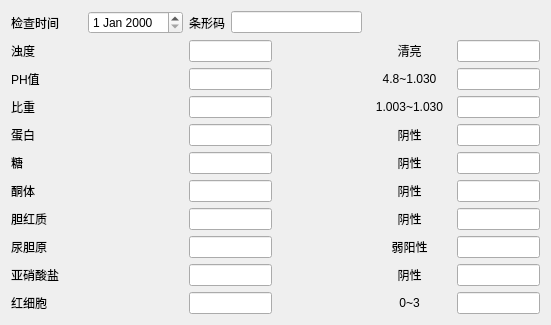
        <widget class="QWidget" name="widget_ncg" native="true">
         <layout class="QVBoxLayout" name="verticalLayout_4">
          <item>
           <layout class="QGridLayout" name="gridLayout_8" rowstretch="1,1,1,1,1,1,1,1,1,1,1" columnstretch="1,1,1,1,1,1" rowminimumheight="1,1,1,1,1,1,1,1,1,1,1">
            <item row="7" column="4">
             <widget class="QLabel" name="label_175">
              <property name="text">
               <string>阴性</string>
              </property>
              <property name="alignment">
               <set>Qt::AlignCenter</set>
              </property>
             </widget>
            </item>
            <item row="2" column="4">
             <widget class="QLabel" name="label_119">
              <property name="text">
               <string>4.8~1.030</string>
              </property>
              <property name="alignment">
               <set>Qt::AlignCenter</set>
              </property>
             </widget>
            </item>
            <item row="5" column="2">
             <widget class="QLineEdit" name="lineEdit_72"/>
            </item>
            <item row="3" column="0">
             <widget class="QLabel" name="label_144">
              <property name="text">
               <string>比重</string>
              </property>
              <property name="alignment">
               <set>Qt::AlignLeading|Qt::AlignLeft|Qt::AlignVCenter</set>
              </property>
             </widget>
            </item>
            <item row="4" column="0">
             <widget class="QLabel" name="label_174">
              <property name="text">
               <string>蛋白</string>
              </property>
              <property name="alignment">
               <set>Qt::AlignLeading|Qt::AlignLeft|Qt::AlignVCenter</set>
              </property>
             </widget>
            </item>
            <item row="4" column="5">
             <widget class="QLineEdit" name="lineEdit_54"/>
            </item>
            <item row="2" column="2">
             <widget class="QLineEdit" name="lineEdit_75"/>
            </item>
            <item row="0" column="2" colspan="2">
             <layout class="QHBoxLayout" name="horizontalLayout_4">
              <item>
               <widget class="QLabel" name="label_181">
                <property name="text">
                 <string>条形码</string>
                </property>
               </widget>
              </item>
              <item>
               <widget class="QLineEdit" name="lineEdit_81"/>
              </item>
             </layout>
            </item>
            <item row="6" column="2">
             <widget class="QLineEdit" name="lineEdit_61"/>
            </item>
            <item row="7" column="5">
             <widget class="QLineEdit" name="lineEdit_80"/>
            </item>
            <item row="7" column="2">
             <widget class="QLineEdit" name="lineEdit_67"/>
            </item>
            <item row="1" column="5">
             <widget class="QLineEdit" name="lineEdit_79"/>
            </item>
            <item row="7" column="0">
             <widget class="QLabel" name="label_176">
              <property name="text">
               <string>胆红质</string>
              </property>
              <property name="alignment">
               <set>Qt::AlignLeading|Qt::AlignLeft|Qt::AlignVCenter</set>
              </property>
             </widget>
            </item>
            <item row="8" column="0">
             <widget class="QLabel" name="label_188">
              <property name="text">
               <string>尿胆原</string>
              </property>
              <property name="alignment">
               <set>Qt::AlignLeading|Qt::AlignLeft|Qt::AlignVCenter</set>
              </property>
             </widget>
            </item>
            <item row="5" column="4">
             <widget class="QLabel" name="label_194">
              <property name="text">
               <string>阴性</string>
              </property>
              <property name="alignment">
               <set>Qt::AlignCenter</set>
              </property>
             </widget>
            </item>
            <item row="4" column="2">
             <widget class="QLineEdit" name="lineEdit_51"/>
            </item>
            <item row="10" column="2">
             <widget class="QLineEdit" name="lineEdit_56"/>
            </item>
            <item row="6" column="4">
             <widget class="QLabel" name="label_182">
              <property name="text">
               <string>阴性</string>
              </property>
              <property name="alignment">
               <set>Qt::AlignCenter</set>
              </property>
             </widget>
            </item>
            <item row="10" column="5">
             <widget class="QLineEdit" name="lineEdit_68"/>
            </item>
            <item row="2" column="5">
             <widget class="QLineEdit" name="lineEdit_66"/>
            </item>
            <item row="1" column="0">
             <widget class="QLabel" name="label_163">
              <property name="text">
               <string>浊度</string>
              </property>
              <property name="alignment">
               <set>Qt::AlignLeading|Qt::AlignLeft|Qt::AlignVCenter</set>
              </property>
             </widget>
            </item>
            <item row="8" column="2">
             <widget class="QLineEdit" name="lineEdit_83"/>
            </item>
            <item row="2" column="0">
             <widget class="QLabel" name="label_136">
              <property name="text">
               <string>PH值</string>
              </property>
              <property name="alignment">
               <set>Qt::AlignLeading|Qt::AlignLeft|Qt::AlignVCenter</set>
              </property>
             </widget>
            </item>
            <item row="10" column="4">
             <widget class="QLabel" name="label_140">
              <property name="text">
               <string>0~3</string>
              </property>
              <property name="alignment">
               <set>Qt::AlignCenter</set>
              </property>
             </widget>
            </item>
            <item row="5" column="0">
             <widget class="QLabel" name="label_184">
              <property name="text">
               <string>糖</string>
              </property>
              <property name="alignment">
               <set>Qt::AlignLeading|Qt::AlignLeft|Qt::AlignVCenter</set>
              </property>
             </widget>
            </item>
            <item row="3" column="2">
             <widget class="QLineEdit" name="lineEdit_74"/>
            </item>
            <item row="1" column="4">
             <widget class="QLabel" name="label_166">
              <property name="text">
               <string>清亮</string>
              </property>
              <property name="alignment">
               <set>Qt::AlignCenter</set>
              </property>
             </widget>
            </item>
            <item row="9" column="4">
             <widget class="QLabel" name="label_173">
              <property name="text">
               <string>阴性</string>
              </property>
              <property name="alignment">
               <set>Qt::AlignCenter</set>
              </property>
             </widget>
            </item>
            <item row="4" column="4">
             <widget class="QLabel" name="label_180">
              <property name="text">
               <string>阴性</string>
              </property>
              <property name="alignment">
               <set>Qt::AlignCenter</set>
              </property>
             </widget>
            </item>
            <item row="9" column="0">
             <widget class="QLabel" name="label_191">
              <property name="text">
               <string>亚硝酸盐</string>
              </property>
              <property name="alignment">
               <set>Qt::AlignLeading|Qt::AlignLeft|Qt::AlignVCenter</set>
              </property>
             </widget>
            </item>
            <item row="5" column="5">
             <widget class="QLineEdit" name="lineEdit_86"/>
            </item>
            <item row="8" column="5">
             <widget class="QLineEdit" name="lineEdit_88"/>
            </item>
            <item row="0" column="0" colspan="2">
             <layout class="QHBoxLayout" name="horizontalLayout_3">
              <item>
               <widget class="QLabel" name="label_126">
                <property name="text">
                 <string>检查时间</string>
                </property>
               </widget>
              </item>
              <item>
               <widget class="QDateEdit" name="dateEdit_2"/>
              </item>
             </layout>
            </item>
            <item row="6" column="5">
             <widget class="QLineEdit" name="lineEdit_58"/>
            </item>
            <item row="6" column="0">
             <widget class="QLabel" name="label_118">
              <property name="text">
               <string>酮体</string>
              </property>
              <property name="alignment">
               <set>Qt::AlignLeading|Qt::AlignLeft|Qt::AlignVCenter</set>
              </property>
             </widget>
            </item>
            <item row="3" column="5">
             <widget class="QLineEdit" name="lineEdit_55"/>
            </item>
            <item row="1" column="2">
             <widget class="QLineEdit" name="lineEdit_59"/>
            </item>
            <item row="10" column="0">
             <widget class="QLabel" name="label_147">
              <property name="text">
               <string>红细胞</string>
              </property>
              <property name="alignment">
               <set>Qt::AlignLeading|Qt::AlignLeft|Qt::AlignVCenter</set>
              </property>
             </widget>
            </item>
            <item row="3" column="4">
             <widget class="QLabel" name="label_120">
              <property name="text">
               <string>1.003~1.030</string>
              </property>
              <property name="alignment">
               <set>Qt::AlignCenter</set>
              </property>
             </widget>
            </item>
            <item row="9" column="2">
             <widget class="QLineEdit" name="lineEdit_91"/>
            </item>
            <item row="8" column="4">
             <widget class="QLabel" name="label_164">
              <property name="text">
               <string>弱阳性</string>
              </property>
              <property name="alignment">
               <set>Qt::AlignCenter</set>
              </property>
             </widget>
            </item>
            <item row="9" column="5">
             <widget class="QLineEdit" name="lineEdit_78"/>
            </item>
           </layout>
          </item>
         </layout>
        </widget>
